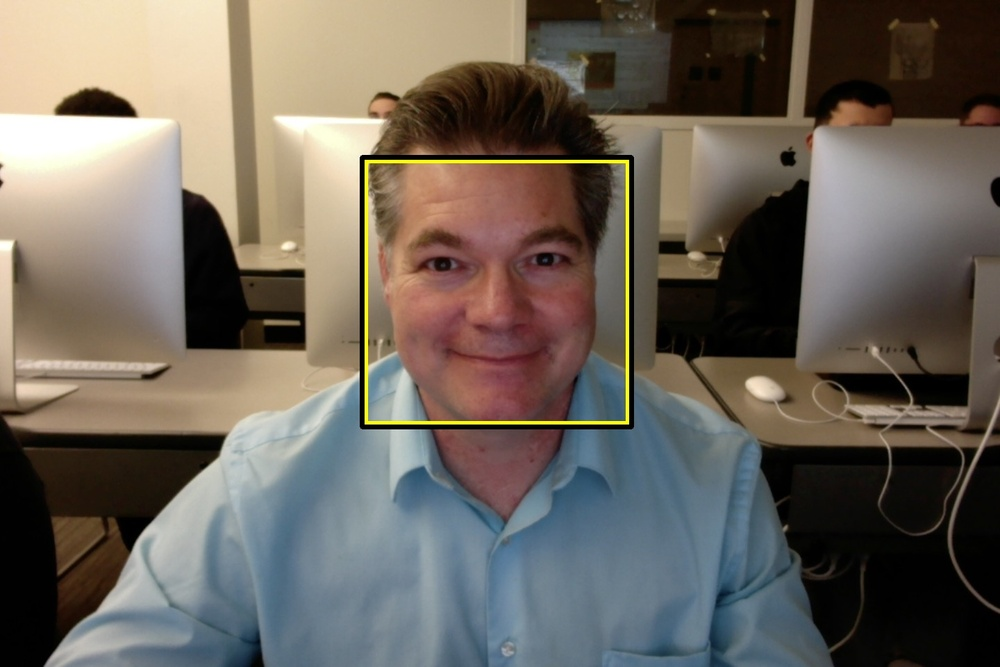
#> input picture example.jpg, 1000 x 667 px, shrunk from 1440 x 960 before the run
$ python facedetect.py
#> lines starting #> are read from the running program, lines starting #| are printed output that depends on the picture; after the words box and inside, x2 and y2 are one past the last pixel; in counts of white or black regions, pixels touching at a corner belong together
# facedetecthaar.py
#
# This program uses opencv's haar cascade face detector to find bounding boxes
# of all faces in the provided image.
#
# Code is modified from opencv example at:
#   https://docs.opencv.org/4.x/dd/d43/tutorial_py_video_display.html

import cv2

# make sure the xml model file is in same directory as this program.
face_cascade = cv2.CascadeClassifier('haarcascade_frontalface_default.xml')

# Read the input image
img = cv2.imread('example.jpg')
#> img is the input picture: shape (667, 1000, 3); mean B, G, R 91.7, 101, 108.3

# Convert into grayscale
gray = cv2.cvtColor(img, cv2.COLOR_BGR2GRAY)
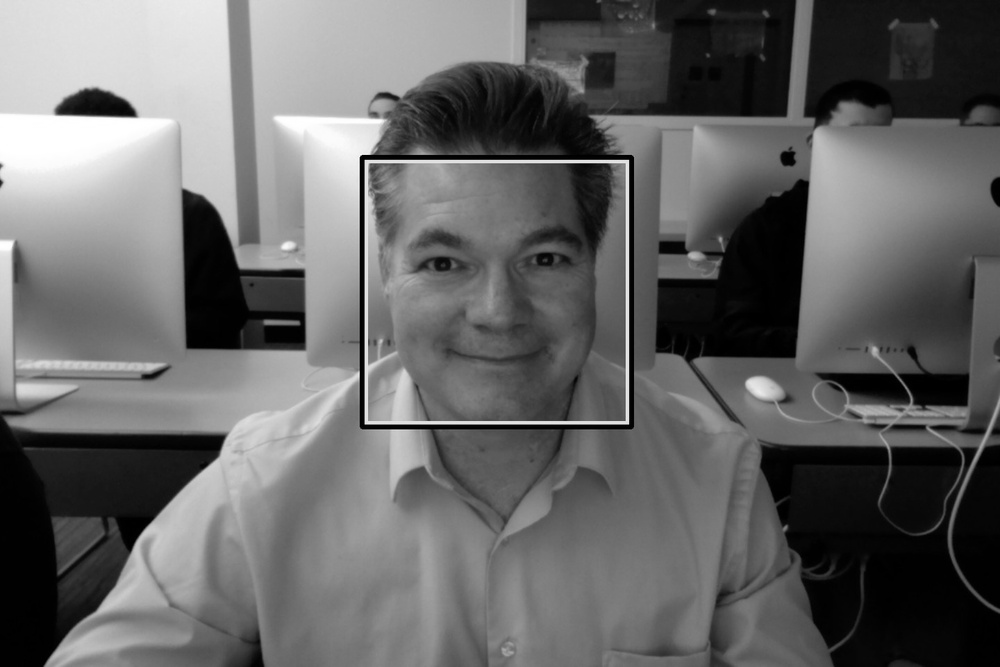
#> gray: shape (667, 1000); min 0, max 255, mean 102.1
#plt.imshow(gray)

# Detect faces
#   detectMultScale returns an 2d ndarray
faces = face_cascade.detectMultiScale(gray)
#> faces = [[376, 173, 242, 242]]
print('detected face(s) at:', faces)
#| detected face(s) at: [[376 173 242 242]]

# Draw rectangle around the faces
for (x, y, w, h) in faces:
  cv2.rectangle(img, (x, y), (x+w, y+h), (0, 255, 255), 5)
  cv2.rectangle(img, (x-5, y-5), (x+w+5, y+h+5), (0, 0, 0), 5)
#> this loop made 1 pass
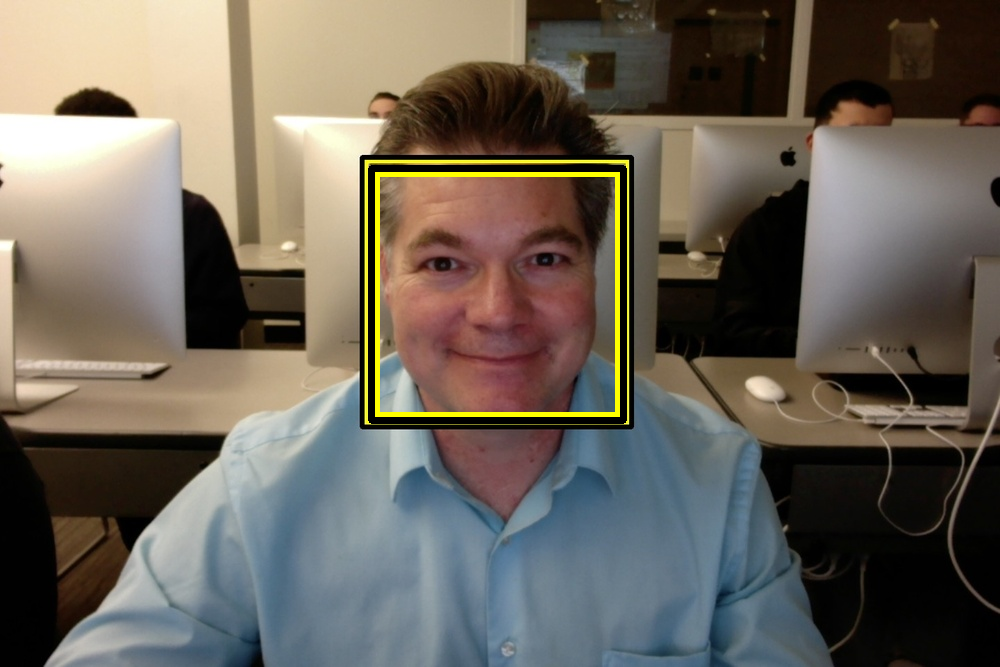
#> img: shape (667, 1000, 3); 1.77% of pixels changed, all inside (x1, y1, x2, y2) = (368, 165, 627, 424)

# Display the output
cv2.imshow('press any key to exit', img)
cv2.imwrite('example.jpg',img)
cv2.waitKey(0) # blocks until a key is pressed when window is active.
cv2.destroyAllWindows()
